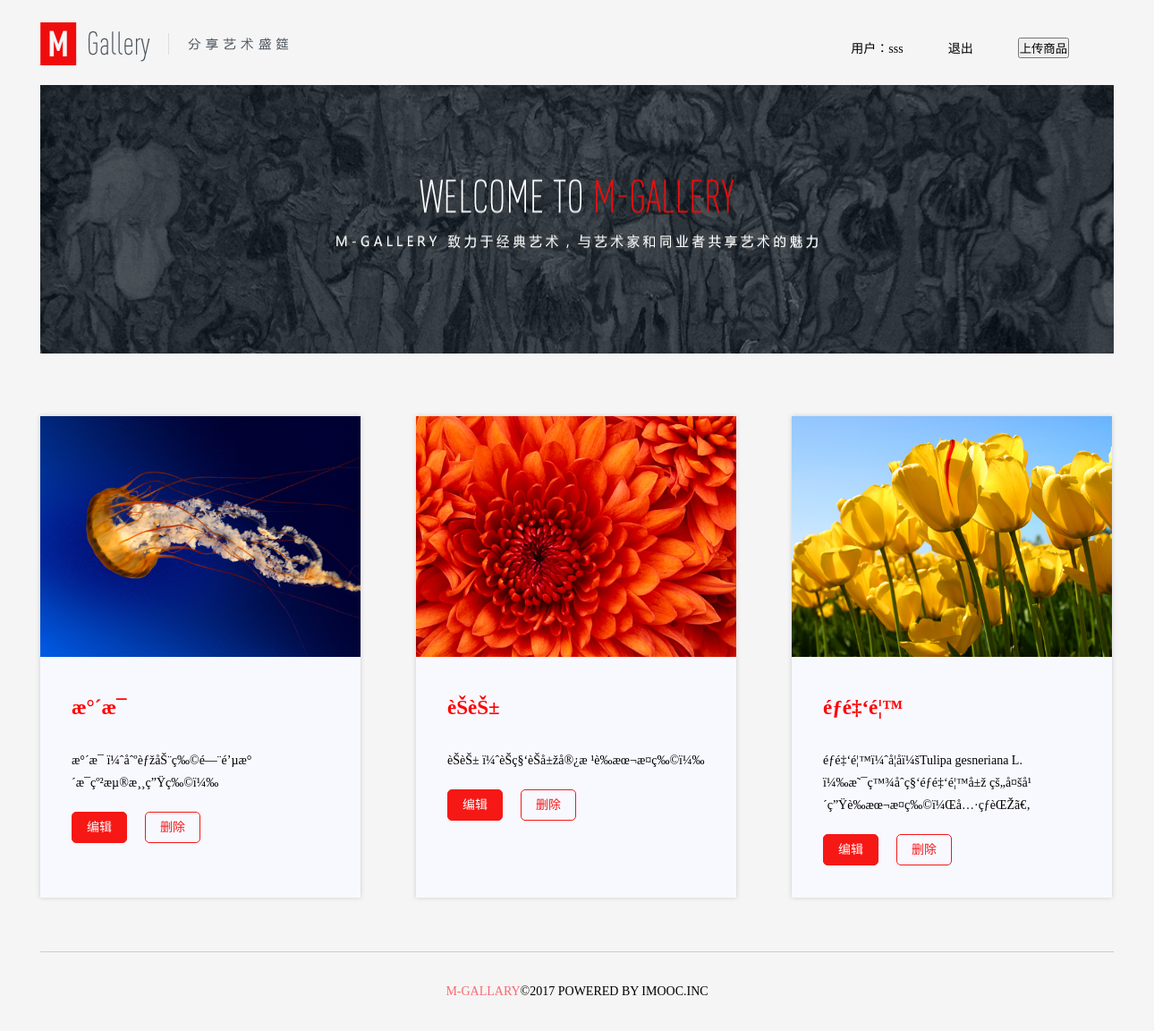
Screenshot of /index.php (signed in) with the database file from the repository.
### tables this page shows
CREATE TABLE `goods` (
  `ID` int(11) NOT NULL COMMENT '商品ID',
  `goodsname` varchar(100) NOT NULL COMMENT '商品名称',
  `price` int(11) NOT NULL COMMENT '商品价格',
  `pic` varchar(255) NOT NULL COMMENT '商品图片',
  `des` varchar(200) NOT NULL COMMENT '商品简介',
  `content` longtext NOT NULL COMMENT '商品详情',
  `user_id` int(11) NOT NULL COMMENT '用户ID',
  `create_time` int(11) NOT NULL COMMENT '发布时间',
  `updata_time` int(11) NOT NULL COMMENT '修改时间',
  `view` int(11) NOT NULL COMMENT '浏览次数'
);

### index.php (the view, shortened to what this page needs)
<?php
if(!isset($_SESSION['user'])&&empty($_SESSION['user'])){
  header('location:login.php');
}else{
$username=$_SESSION['user']['username'];
}
$page=isset($_GET['page'])?intval($_GET['page']):1;
$page=max($page,1);
$pagesize=6;
$offset=($page-1)*$pagesize;
$con=mysqli_connect('127.0.0.1','root','','mall');
$sql="select * from goods order by ID asc ,view desc limit {$offset} ,{$pagesize}";
$obj=mysqli_query($con,$sql);
$goods=array();
while ($res=mysqli_fetch_assoc($obj)){
    $goods[]=$res;
}
?>
<!DOCTYPE html>
<html lang="en">
<head>
    <link rel="stylesheet" type="text/css" href="./static/css/common.css"/>
    <link rel="stylesheet" type="text/css" href="./static/css/index.css"/>
</head>
<body>
<div class="header">
    <div class="logo f1">
        <img src="./static/image/logo.png">
    </div>
    <div class="auth fr">
        <ul>
            <li><span>用户：</span><?php echo $username ?></li>
            <li><a href="logout.php"> 退出</a></li>
            <li><button><a href="publish.php">上传商品</a></button></li>
        </ul>
    </div>
</div>
<div class="content">
    <div class="banner">
        <img class="banner-img" src="./static/image/welcome.png" width="732px" height="372" alt="图片描述">
    </div>
    <div class="img-content">
        <ul>
            <?php foreach ($goods as $v):?>
            <li>
                <img class="img-li-fix" src="<?php echo $v['pic'] ?>" alt="<?php echo $v['goodsname'] ?>">
                <div class="info">
                    <a href="detail.php?id=<?php echo $v['ID']?>"><h3 class="img_title"><?php echo $v['goodsname'] ?></h3></a>
                    <p><?php echo $v['des'] ?>
</p>
                    <div class="btn">
                        <a href="edit.php?id=<?php echo $v['ID']?>" class="edit">编辑</a>
                        <a href="delete.php?id=<?php echo $v['ID']?>" class="del">删除</a>
                    </div>
                </div>
            </li>
            <?php endforeach;?>
            </ul>
                </div>
</div>
<div class="footer">
    <p><span>M-GALLARY</span>©2017 POWERED BY IMOOC.INC</p>
</div>
</body>
</html>

### static/css/common.css (style rules this page uses)
* { margin:0; padding:0; }
body { font-size:14px;font-family:"microsoft YaHei"; background:#f4f5f7; }
a { text-decoration:none; }
.fr { float:right; }
.header { overflow: hidden; width:1200px; height: 50px; margin:25px auto 0 auto; }
.header .logo { width:300px; float:left; }
.header .auth { float:right; }
.header ul { list-style: none;overflow: hidden;line-height:60px; }
.header ul li { float:left;margin-right:50px; }
.header ul li a { color:#000; }
.content { width: 1200px; height:auto; margin: 0 auto; margin-top:20px; }
.footer { height:88px; margin:60px auto 0 auto; width:1200px; border-top:1px solid #CCC; overflow:hidden; }
.footer p { text-align: center;line-height: 88px;margin:0px; }
.footer p span { color:#f96972; }

### static/css/index.css (style rules this page uses)
section,ul,li,img,div { margin:0; padding:0; }
body { background-color: #f5f5f5; }
ul,li { list-style:none; }
.banner { width:100%; height:300px; vertical-align: middle; }
.banner-img { margin:0; border: none; vertical-align: middle; width:100%; height: 100%; }
.img-content { width:100%; float: left; margin-top:70px; }
.img-content>ul { width:1280px; }
.img-content>ul>li { float: left; margin:0 62px 60px 0; height: 538px; width:358px; background: #F8F8FF; box-shadow:0 0 5px #CCC; -moz-box-shadow:0 0 5px #CCC; -webkit-box-shadow:0 0 5px #CCC; }
.img-content>ul>li .info { padding: 35px; }
.img-content>ul>li img { width:100%; }
.img-content>ul>li .info h3 { color:#FF0000; font-size:23px; }
.img-content>ul>li .info p { line-height:23px; margin-top:25px; }
.img-content>ul>li .info p { line-height:25px; margin-top:25px; }
.img-content>ul>li .btn { margin-top:20px; }
.img-content>ul>li .btn a { width:60px; height:33px; line-height:33px; color:#FFF; text-align: center; display:block; float:left; border-radius:5px; border:1px solid #F61815; }
.img-content>ul>li .btn a.edit { background: #F61815; }
.img-content>ul>li .btn a.del { margin-left:20px; color: #F61815; }

### rows the page displays
goods: pic (picture), goodsname "æ°´æ¯", des "æ°´æ¯ ï¼ˆåˆºèƒžåŠ¨ç‰©é—¨é’µæ°´æ¯çº²æµ®æ¸¸ç”Ÿç‰©ï¼‰"
goods: pic (picture), goodsname "èŠèŠ±", des "èŠèŠ± ï¼ˆèŠç§‘èŠå±žå®¿æ ¹è‰æœ¬æ¤ç‰©ï¼‰"
goods: pic (picture), goodsname "éƒé‡‘é¦™", des "éƒé‡‘é¦™ï¼ˆå­¦åï¼šTulipa gesneriana L. ï¼‰æ˜¯ç™¾åˆç§‘éƒé‡‘é¦™å±ž çš„å¤šå¹´ç”Ÿè‰æœ¬æ¤ç‰©ï¼Œå…·çƒèŒŽã€‚"

### other values shown
$username "sss"
